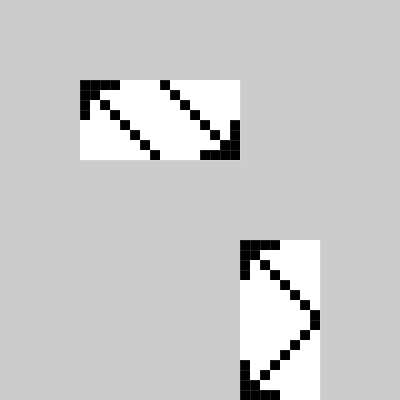
Frame 1 (no input)
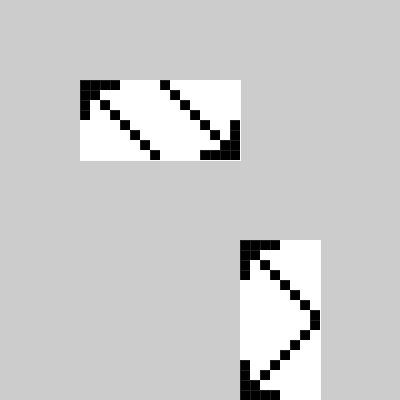
Frame 60 (the mouse pressed at the canvas centre just before this capture)
Frame 120 (the mouse held since frame 60 and released just before this capture): identical to frame 60, image omitted

The Processing sketch that drew these frames (run headless with seeded random() and noise(); from frame 60 on, the mouse is pressed at the canvas centre):

// Processing sketch: processing_159676
// ── processing_159676.pde

//unravel the code, wdka.nl

//8 x 8 pattern, replacing and rotating with a function

int  posX = 1;
int  posY = 1;
int  turning = 0;

int[][] pixelArray= {
  {
    1, 1, 1, 1, 0, 0, 0, 0,
  } 
  , 
  {
    1, 1, 0, 0, 0, 0, 0, 0,
  } 
  , 
  {
    1, 0, 1, 0, 0, 0, 0, 0,
  } 
  , 
  {
    1, 0, 0, 1, 0, 0, 0, 0,
  } 
  , 
  {
    0, 0, 0, 0, 1, 0, 0, 0,
  } 
  , 
  {
    0, 0, 0, 0, 0, 1, 0, 0,
  } 
  , 
  {
    0, 0, 0, 0, 0, 0, 1, 0,
  } 
  , 
  {
    0, 0, 0, 0, 0, 0, 0, 1,
  } 
  ,
}; 

void setup() {
  size(400, 400);

  //test
  for (int y = 0; y <8; y++) {
    for (int x = 0; x <  8; x++) {
      print ( pixelArray[x][y] );
    }
    println();
  }

  strokeWeight(0);
  stroke(255);
}

void draw() {
  posX = 1;
  posY = 1;
  turning = 0;
  drawPAttern(  posX, posY, turning);
  posX = 2;
  posY = 1;
  turning = 2;
  drawPAttern(  posX, posY, turning);
  
  drawPAttern(  3, 3, 0);
  drawPAttern(  3, 4, 1);
}

void drawPAttern(int posX, int posY, int turning) {

  for (int y = 0; y <8; y++) {
    for (int x = 0; x <  8; x++) {
      int myPixel = 0;
      if ( turning == 0 ) myPixel = pixelArray[x][y];
      if ( turning == 1 ) myPixel = pixelArray[x][7-y];
      if ( turning == 2 ) myPixel = pixelArray[7-x][7-y];
      if ( turning == 3 ) myPixel = pixelArray[7-x][y];
      if ( myPixel == 1 )
        fill(0);
      else
        fill(255);
      rect(x*10 + posX*80, y*10 + posY*80, 10, 10);
    }
  }
}
